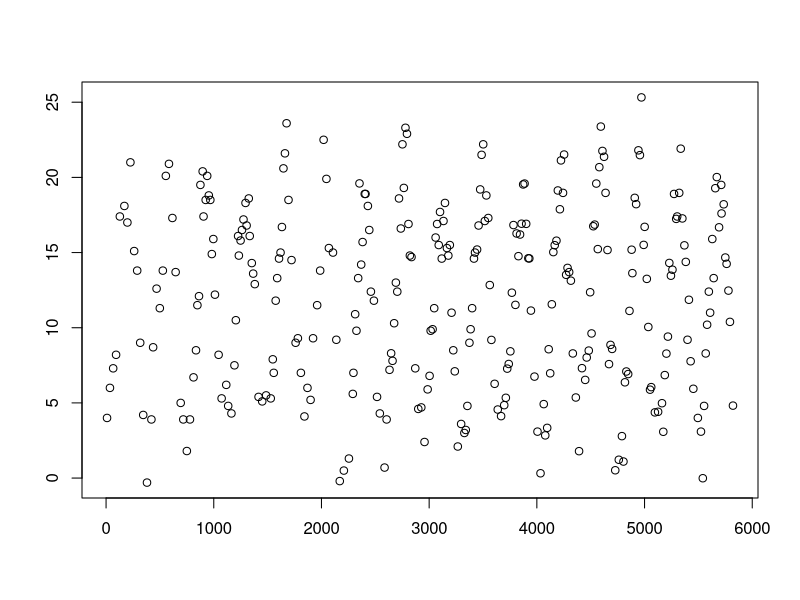

The R script that drew this image: (Note: this script raises an error after producing the figure.)
#Exercises Chapter 5

#setwd("/home/diego/Learning/LearningR") #Laptop 
#setwd("/home/valdeslab/Learning/LearningR") #GreenMachine
#rm(list = ls()) #clear environment

#ex 1
#In Section 6.2, sibling negotiation behaviour was plotted versus arrival
#time for each nest in the owl data. A graph for each nest was created and
#saved as a jpg file. Do the same for the temperature data; see Exercise 4.1 for
#details. The file temperature.xls contains temperature observations made at
#31 locations (denoted as stations in the spreadsheet) along the Dutch coast-
#line. Plot the temperature data versus time for each station, and save the
#graph as a jpg file.

Temp.dataframe = read.table(file = "RBook/Temperature.csv", header = TRUE, sep = ",") #Read using read.table
names(Temp.dataframe)
str(Temp.dataframe)
Station = unique(Temp.dataframe$Station) #Vector of all stations

setwd("/home/valdeslab/Learning/LearningR/Plots/Chapter_6/ChapterEx") #GreenMachine

for (i in 1:length(Station)) {

  Temp.Station = Temp.dataframe[Temp.dataframe$Station == Station[i], ] #Get data for station
  FileName = paste(Station[i], ".jpg", sep = "") #Station as filename
  jpeg(file = FileName) #Open file for saving
  plot(x = Temp.Station$dDay2, y = Temp.Station$Temperature,
       main = Station.i
  )
  dev.off() #Close file
  
}






